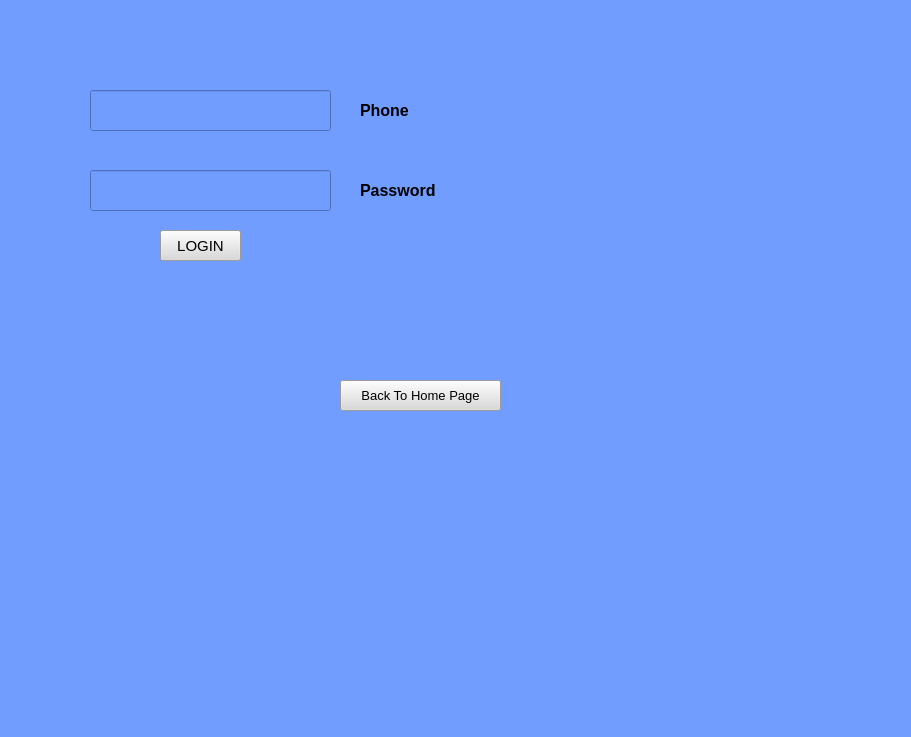
<?xml version="1.0" encoding="UTF-8"?>
<ui version="4.0">
 <class>MainWindow</class>
 <widget class="QMainWindow" name="MainWindow">
  <property name="geometry">
   <rect>
    <x>0</x>
    <y>0</y>
    <width>911</width>
    <height>737</height>
   </rect>
  </property>
  <property name="font">
   <font>
    <pointsize>10</pointsize>
    <weight>75</weight>
    <bold>true</bold>
   </font>
  </property>
  <property name="windowTitle">
   <string>MainWindow</string>
  </property>
  <property name="styleSheet">
   <string notr="true">background-color: rgb(255, 255, 255);
background-color: rgb(112, 157, 255);</string>
  </property>
  <widget class="QWidget" name="centralwidget">
   <widget class="QLineEdit" name="N">
    <property name="geometry">
     <rect>
      <x>90</x>
      <y>90</y>
      <width>241</width>
      <height>41</height>
     </rect>
    </property>
    <property name="font">
     <font>
      <pointsize>12</pointsize>
     </font>
    </property>
    <property name="text">
     <string/>
    </property>
   </widget>
   <widget class="QLineEdit" name="PASS">
    <property name="geometry">
     <rect>
      <x>90</x>
      <y>170</y>
      <width>241</width>
      <height>41</height>
     </rect>
    </property>
    <property name="font">
     <font>
      <pointsize>12</pointsize>
     </font>
    </property>
    <property name="text">
     <string/>
    </property>
    <property name="echoMode">
     <enum>QLineEdit::Password</enum>
    </property>
   </widget>
   <widget class="QLabel" name="label">
    <property name="geometry">
     <rect>
      <x>360</x>
      <y>100</y>
      <width>91</width>
      <height>21</height>
     </rect>
    </property>
    <property name="font">
     <font>
      <pointsize>12</pointsize>
      <weight>75</weight>
      <bold>true</bold>
     </font>
    </property>
    <property name="text">
     <string>Phone</string>
    </property>
   </widget>
   <widget class="QLabel" name="label_2">
    <property name="geometry">
     <rect>
      <x>360</x>
      <y>180</y>
      <width>101</width>
      <height>21</height>
     </rect>
    </property>
    <property name="font">
     <font>
      <pointsize>12</pointsize>
      <weight>75</weight>
      <bold>true</bold>
     </font>
    </property>
    <property name="text">
     <string>Password</string>
    </property>
   </widget>
   <widget class="QPushButton" name="admin_loginBut">
    <property name="geometry">
     <rect>
      <x>160</x>
      <y>230</y>
      <width>81</width>
      <height>31</height>
     </rect>
    </property>
    <property name="font">
     <font>
      <pointsize>11</pointsize>
     </font>
    </property>
    <property name="styleSheet">
     <string notr="true">background-color: rgb(217, 217, 217);</string>
    </property>
    <property name="text">
     <string>LOGIN</string>
    </property>
   </widget>
   <widget class="QPushButton" name="adminBackBt">
    <property name="geometry">
     <rect>
      <x>340</x>
      <y>380</y>
      <width>161</width>
      <height>31</height>
     </rect>
    </property>
    <property name="font">
     <font>
      <pointsize>10</pointsize>
     </font>
    </property>
    <property name="styleSheet">
     <string notr="true">background-color: rgb(217, 217, 217);</string>
    </property>
    <property name="text">
     <string>Back To Home Page</string>
    </property>
   </widget>
  </widget>
 </widget>
 <resources/>
 <connections/>
</ui>
